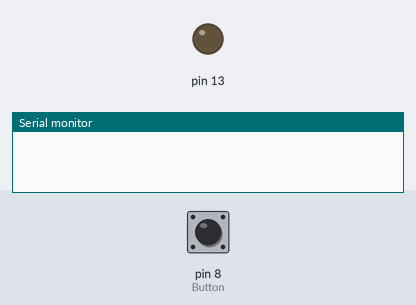
Bench run of a sketch on a simulated Arduino Uno, built with avr-gcc and run on an emulated ATmega328P. Shown: output pins drawn as LEDs (lit = HIGH), the last lines printed to the serial monitor. The inputs (shaded band) are chosen by the test bench; at power-on: pin 8 (Button) HIGH.

Above: at 1.2 s.
1.3 s: pin 8 (Button) pulled LOW for 0.15 s
At 1.37 s:
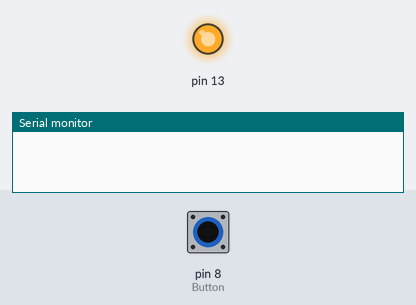
2.9 s: pin 8 (Button) pulled LOW for 3.2 s
At 7.3 s:
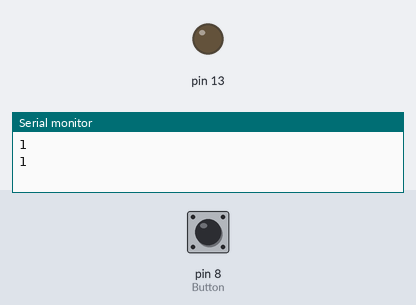
Timing chart, 0 to 8.8 s (numbered marks = the images above; inputs shaded):
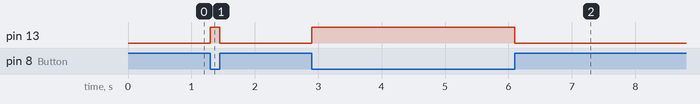

The sketch:

PushButtonwithBTSerial.ino
```cpp
#include <SoftwareSerial.h>

#define Rx 1
#define Tx 0
#define Button 8
boolean pushCnt = false;
SoftwareSerial BTSerial(Tx, Rx);
byte buffer[1024]; // 데이터를 수신 받을 버퍼
int bufferPosition; // 버퍼에 데이타를 저장할 때 기록할 위치
boolean temp = 0;

void setup()
{
  Serial.begin(9600);
  BTSerial.begin(9600);
  pinMode(Button, INPUT);
  pinMode(13, OUTPUT);
  bufferPosition = 0; // 버퍼 위치 초기화
}

void loop()
{
  int i = digitalRead(Button);
  //if (BTSerial.available())
  //{
    if(!i)
    {
      pushCnt = true;
      digitalWrite(13, HIGH);
    }
    else
    {
      if(pushCnt)
      {
        digitalWrite(13, LOW);
        Serial.println("1"); // 시리얼 확인용 1
        //BTSerial.println("1"); 블루투스로 전달된 문자1을 출력시키는건데 필요하면 쓰도록
        BTSerial.write(49); //문자 "1" ASCII값 데이터 전송
        pushCnt = false;
      }
    }
 // }
}
```

Measured:
- after the input at 1.3 s, pin 13: LOW → HIGH at once, → LOW 0.15 s later
- after the input at 2.9 s, pin 13: LOW → HIGH at once, → LOW 3.2 s later
